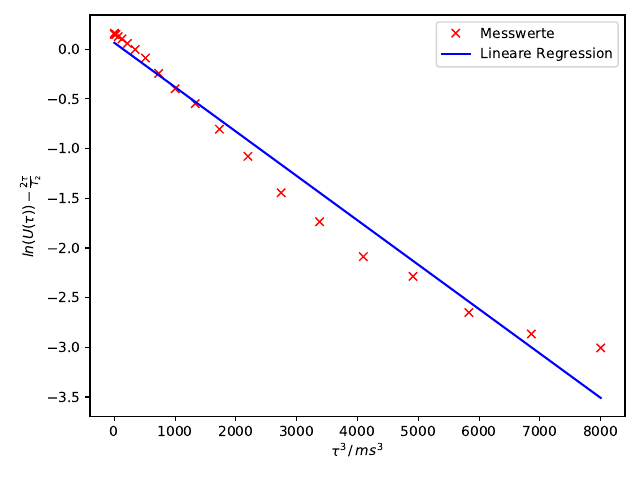

Python code for this plot:
import numpy as np
import matplotlib.pyplot as plt
from scipy import optimize
from scipy.optimize import curve_fit
from uncertainties import ufloat
import uncertainties.unumpy as unp

t, U = np.genfromtxt('mess4.txt', unpack=True) 

T2 = 4*10**3
g = 2.67*10**8
G2 = 0.079 

def fit(t, a, b, c):
    return a*np.exp(-(2*t)/T2)*np.exp(-t**3/b)+c

#p0 = [1, 0, 0]

params, cov = curve_fit(fit, t, U)
err = np.sqrt(np.diag(abs(cov)))

a = ufloat(params[0], err[0])
b = ufloat(params[1], err[1])
c = ufloat(params[2], err[2])

print(a, b, c)
U2 = np.log(U)-(2*t)/(T2)

params, covariance_matrix = np.polyfit(t**3, U2, deg=1, cov=True)
errors = np.sqrt(np.diag(covariance_matrix))

print('a = {:.8f} ± {:.8f}'.format(params[0], errors[0]))
print('b = {:.8f} ± {:.8f}'.format(params[1], errors[1]))

def gerade (x, m, b):
    return m*x+b

z = np.linspace(0, 8000)

plt.plot(t**3, U2, 'rx', label=r'Messwerte')
plt.plot(z, gerade (z, *params), 'b-', label='Lineare Regression')
plt.xlabel(r'$\tau^3\, / \, ms^3$')
plt.ylabel(r'$ln(U(\tau))-\frac{2\tau}{T_2}$')
plt.legend(loc='best')
plt.tight_layout()
plt.savefig('plot5.pdf')

D = 3/(2*b*10**-9*g**2*G2**2)
print(D)

kb = 1.38*10**-23
Te = 295.35
n = 890.2*10**-6

r = (kb*Te)/(6*np.pi*n*D)

print(r)